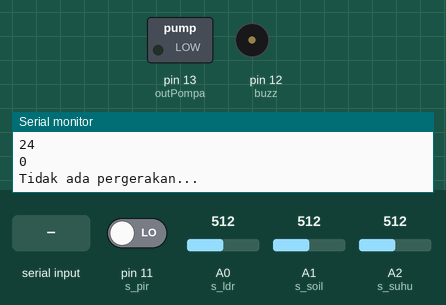
Bench run of a sketch on a simulated Arduino Uno, built with avr-gcc and run on an emulated ATmega328P. Shown: switched loads named in the sketch (green lamp = pin HIGH), buzzer (waves = sounding, pin HIGH), the last lines printed to the serial monitor. The test bench sets the inputs (shaded band); at power-on: A1 (s_soil) = 512, pin 11 (s_pir) LOW, A0 (s_ldr) = 512, A2 (s_suhu) = 512.

Above: at 1.2 s.
1.3 s: A1 (s_soil) set to 802
3.2 s: A1 (s_soil) set to 827
At 4.4 s:
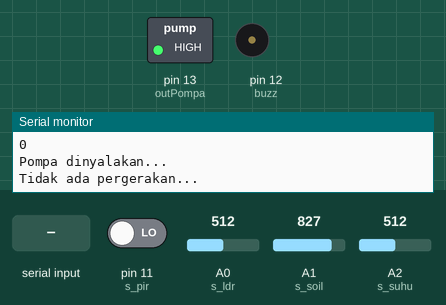
5.5 s: pin 11 (s_pir) driven HIGH
At 6.8 s:
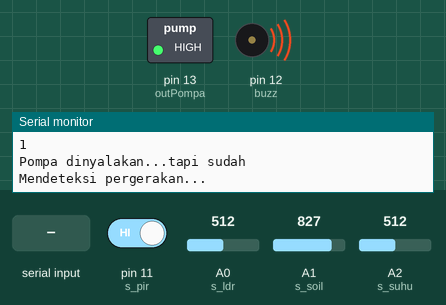
7.5 s: A1 (s_soil) set to 211
9.3 s: A1 (s_soil) set to 182
At 10.6 s:
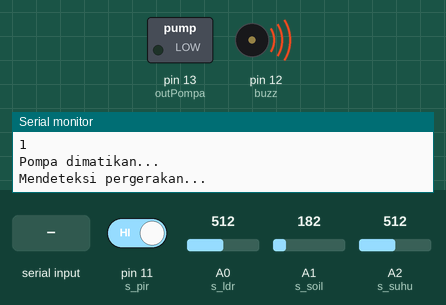
11.6 s: "/siramon" received over the second serial link
At 12.7 s:
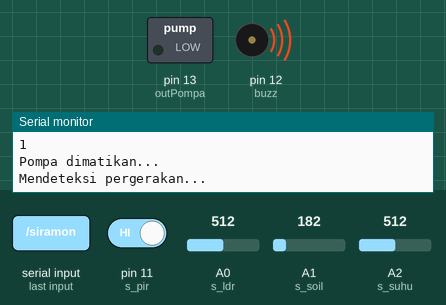
Timing chart, 0 to 14.6 s (numbered marks = the images above; inputs shaded):
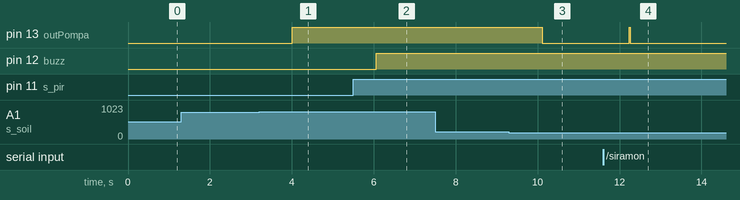

The sketch:

Arduino_Code.ino
```cpp
//#####################################################
//-------------------- KELOMPOK 12 --------------------
//--- SMART MONITORING AND CONTROL GARDEN WITH IoT ----
//------------ ELECTRICAL ENGINEERING 02 --------------
//#####################################################

#include <SoftwareSerial.h> //Library komunikasi serial modul wifi

SoftwareSerial s(9,8); //Komunikasi serial modul wifi
String pesan;
bool siram = 0, pir = 0;
int ldr, soil, suhu;

//----- Set Batas Kelembapan -----
int bawahSoil = 20; //Batas bawah kelembapan
int atasSoil = 80; //Batas atas kelembapan
//--------------------------------

//----- Pin Setiap Komponen -----
byte s_ldr = A0; //Pin LDR
byte s_soil = A1; //Pin Soil Moisture
byte s_suhu = A2; //Pin Thermistor
const int s_pir = 11; //Pin PIR
const int outPompa = 13; //Pin Pompa
const int buzz = 12; //Pin Buzzer
//-------------------------------

//----- Komponen Baca Suhu -----
int Vo;
float logR2, R2, T, Tc, Tf, R1 = 10000, c1 = 1.009249522e-03, c2 = 2.378405444e-04, c3 = 2.019202697e-07;
//------------------------------

void cekKondisi(){
  Serial.println("Mengecek Kondisi...");
  cekSensor();
  if (soil < bawahSoil && siram){
    Serial.println("Pompa dinyalakan...tapi sudah");
  } else if (soil < bawahSoil && !siram){
    digitalWrite(outPompa,1);
    siram = 1;
    Serial.println("Pompa dinyalakan...");
  } else if (soil > atasSoil && siram){
    digitalWrite(outPompa,0);
    siram = 0;
    Serial.println("Pompa dimatikan...");
  } else if (soil > atasSoil && !siram){
    Serial.println("Pompa dimatikan...tapi sudah");
  }
  if (pir == 1){
    digitalWrite(buzz,1);
    pir = 1;
    Serial.println("Mendeteksi pergerakan...");
  } else {
    digitalWrite(buzz,0);
    pir = 0;
    Serial.println("Tidak ada pergerakan...");
  }
}

void cekSensor(){
  //----- Kode Sensor LDR (C) -----
  ldr = 125235178.3654270 * pow(((5-((float)analogRead(s_ldr) / 1023 * 5.0)) / ((float)analogRead(s_ldr) / 1023 * 5.0) * 10000), -1.604568157); //C ==> Hasil baca LDR
  Serial.println(String(ldr));
  //-------------------------------

  //----- Kode Sensor Kelembapan (K) -----
  soil = (100 - ((analogRead(s_soil)/1023.00)*100)); //K ==> Hasil baca kelembapan
  Serial.println(String(soil));
  //--------------------------------------

  //----- Kode Sensor Suhu (S) -----
  Vo = analogRead(s_suhu);
  R2 = R1 * (1023.0 / (float)Vo - 1.0);
  logR2 = log(R2);
  T = (1.0 / (c1 + c2*logR2 + c3*logR2*logR2*logR2));
  suhu = T - 273.15; //S ==> Hasil baca suhu
  Serial.println(String(suhu));
  //--------------------------------

  //----- Kode Sensor PIR (G) -----
  pir = digitalRead(s_pir); //G ==> Hasil baca PIR
  Serial.println(String(pir));
  //-------------------------------
}

void setup() {
  Serial.begin(9600);
  s.begin(9600);
  pinMode(outPompa, OUTPUT);
  pinMode(buzz, OUTPUT);
  pinMode(s_ldr,INPUT);
  pinMode(s_soil,INPUT);
  pinMode(s_suhu,INPUT);
  pinMode(s_pir,INPUT);
  Serial.println("Halo");
}

void loop() {
    while (s.available()>0){
      delay(10);
      char c = s.read();
      pesan += c;
    }
    if (pesan != ""){
      pesan.trim();
      Serial.println(pesan);
      Serial.println(pesan.length());
      if (pesan.equals("/siramon")){ //==> Pesan untuk menyiram
        digitalWrite(outPompa,1);
        siram = true;
        Serial.println("Pompa dinyalakan...");
        s.print("\nPompa dinyalakan...");
      } else if (pesan.equals("/siramoff")){ //==> Pesan untuk berhenti menyiram
        digitalWrite(outPompa,0);
        siram = false;
        Serial.println("Pompa dimatikan...");
        s.print("\nPompa dimatikan...");
      } else if (pesan.equals("/monitor")){ //==> Pesan untuk monitoring
        Serial.println("Mengecek kondisi...");
        cekSensor();
        s.print("\nK : "+String(soil)+"\nS : "+String(suhu)+"\nC : "+String(ldr)+"\nG : "+String(pir)+"\nP : "+String(siram));
      } else {
      }
      pesan = "";
    }
    cekKondisi();
    delay(1000);
  }
```

Measured:
- the behaviour switches between 818 and 819 on A1 (s_soil) (found by bisection; images 0 and 1)
- the behaviour switches between 195 and 194 on A1 (s_soil) (found by bisection; images 2 and 3)
- after the input at 3.2 s, pin 13 (outPompa): LOW → HIGH after 0.81 s
- after the input at 5.5 s, pin 12 (buzz): LOW → HIGH after 0.56 s
- after the input at 9.3 s, pin 13 (outPompa): HIGH → LOW after 0.82 s
- after the input at 11.6 s, pin 13 (outPompa): LOW → HIGH after 0.64 s, → LOW 0.02 s later
